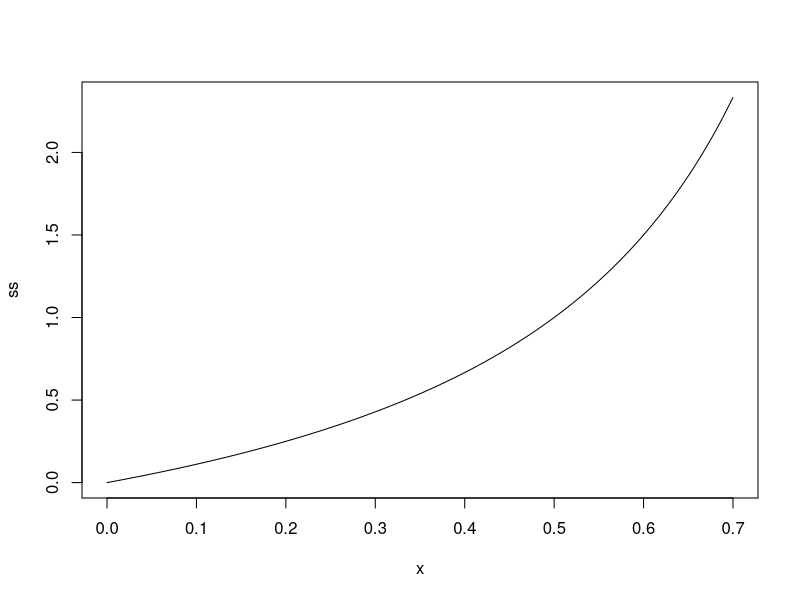
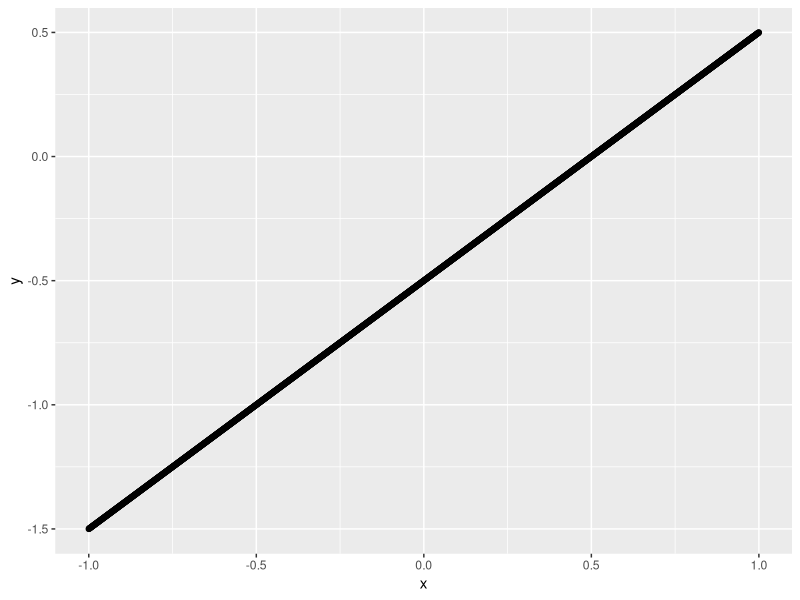

Recreate these plots in R, in order.
my_func <- function(x,n) {
  temp2 <- 0
  for(i in 1:n) {
    temp <- x^(i-1) * 5
    print(temp)
    temp2 <- temp + temp2
  }
  return(temp2)
}

my_func(2,3)

x <-stepfun(1:3,2:5, f = 0.5)
summary(x)

y0 <- c(1., 2., 4., 3.)
sfun0  <- stepfun(1:3, y0, f = 0)
sfun.2 <- stepfun(1:3, y0, f = 0.2)
sfun1  <- stepfun(1:3, y0, f = 1)
sfun1c <- stepfun(1:3, y0, right = TRUE) # hence f=1
sfun0
summary(sfun0)
summary(sfun.2)

## look at the internal structure:
unclass(sfun0)
ls(envir = environment(sfun0))

x0 <- seq(0.5, 3.5, by = 0.25)
rbind(x = x0, f.f0 = sfun0(x0), f.f02 = sfun.2(x0),
      f.f1 = sfun1(x0), f.f1c = sfun1c(x0))
## Identities :


## new task

ss <- function(b) {
  temp2 <- 0
  for(i in 1:100) {
    temp <- b^i
    temp2 <- temp + temp2
  }
  return(temp2)
}
plot(ss,xlim=range(0,0.7))







# something else

x<- seq(-1,1, by = 0.001)

x_function <- function(x) x*2
fvalues<- x_function(x)

g <- function(g,z) g*2 + 1 - z

z <- 0

for(i in 1:length(fvalues)) {
  z[i] = uniroot(g, z = fvalues[i], lower = -3, upper= 3)
}
z2 <- unlist(z)

d <- data.frame(x = 2, y = 1:length(x))
d$x <- x
d$y <- z2
library(ggplot2)

png("here2.png", units="px", width=800, height=800, res=300)

ggplot(d, aes(x, y)) + geom_point()
dev.off()

